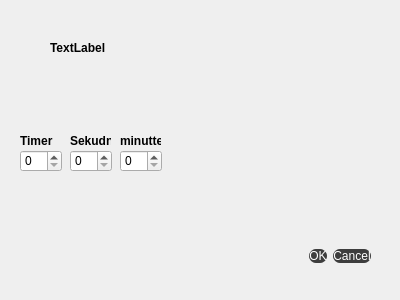
<?xml version="1.0" encoding="UTF-8"?>
<ui version="4.0">
 <class>OpretScenarie</class>
 <widget class="QDialog" name="OpretScenarie">
  <property name="geometry">
   <rect>
    <x>0</x>
    <y>0</y>
    <width>400</width>
    <height>300</height>
   </rect>
  </property>
  <property name="windowTitle">
   <string>Dialog</string>
  </property>
  <property name="styleSheet">
   <string notr="true">QMainWindow{

background-color:#1d1d1d

}
QMenuBar{
background-color: #1d1d1d;
padding:5px;
font: 12pt &quot;MS Shell Dlg 2&quot;;
color:#fff;

}

QMenu{
color: #fff;
padding: 0px;
background-color:#1d1d1d;
}

QMenu::item:selected{
color: black;
background-color:white;
}

QStatusBar{
background-color:#7e3878;
color:#fff;
}

QPushButton{
border-style:solid;
background-color:#3d3d3d;
color:#fff;
border-radius:7px;

}

QLabel{
color: fff;
	font-weight: bold;
font-size: 12 pt;
}</string>
  </property>
  <widget class="QDialogButtonBox" name="buttonBox">
   <property name="geometry">
    <rect>
     <x>30</x>
     <y>240</y>
     <width>341</width>
     <height>32</height>
    </rect>
   </property>
   <property name="orientation">
    <enum>Qt::Horizontal</enum>
   </property>
   <property name="standardButtons">
    <set>QDialogButtonBox::Cancel|QDialogButtonBox::Ok</set>
   </property>
  </widget>
  <widget class="QLabel" name="label">
   <property name="geometry">
    <rect>
     <x>20</x>
     <y>130</y>
     <width>41</width>
     <height>21</height>
    </rect>
   </property>
   <property name="text">
    <string>Timer</string>
   </property>
  </widget>
  <widget class="QLabel" name="label_2">
   <property name="geometry">
    <rect>
     <x>50</x>
     <y>40</y>
     <width>55</width>
     <height>16</height>
    </rect>
   </property>
   <property name="text">
    <string>TextLabel</string>
   </property>
  </widget>
  <widget class="QSpinBox" name="spinBox">
   <property name="geometry">
    <rect>
     <x>20</x>
     <y>150</y>
     <width>42</width>
     <height>22</height>
    </rect>
   </property>
  </widget>
  <widget class="QSpinBox" name="spinBox_2">
   <property name="geometry">
    <rect>
     <x>70</x>
     <y>150</y>
     <width>42</width>
     <height>22</height>
    </rect>
   </property>
  </widget>
  <widget class="QSpinBox" name="spinBox_3">
   <property name="geometry">
    <rect>
     <x>120</x>
     <y>150</y>
     <width>42</width>
     <height>22</height>
    </rect>
   </property>
  </widget>
  <widget class="QLabel" name="label_3">
   <property name="geometry">
    <rect>
     <x>70</x>
     <y>130</y>
     <width>41</width>
     <height>21</height>
    </rect>
   </property>
   <property name="text">
    <string>Sekudner</string>
   </property>
  </widget>
  <widget class="QLabel" name="label_4">
   <property name="geometry">
    <rect>
     <x>120</x>
     <y>130</y>
     <width>41</width>
     <height>21</height>
    </rect>
   </property>
   <property name="text">
    <string>minutter</string>
   </property>
  </widget>
 </widget>
 <resources/>
 <connections>
  <connection>
   <sender>buttonBox</sender>
   <signal>accepted()</signal>
   <receiver>OpretScenarie</receiver>
   <slot>accept()</slot>
   <hints>
    <hint type="sourcelabel">
     <x>248</x>
     <y>254</y>
    </hint>
    <hint type="destinationlabel">
     <x>157</x>
     <y>274</y>
    </hint>
   </hints>
  </connection>
  <connection>
   <sender>buttonBox</sender>
   <signal>rejected()</signal>
   <receiver>OpretScenarie</receiver>
   <slot>reject()</slot>
   <hints>
    <hint type="sourcelabel">
     <x>316</x>
     <y>260</y>
    </hint>
    <hint type="destinationlabel">
     <x>286</x>
     <y>274</y>
    </hint>
   </hints>
  </connection>
 </connections>
</ui>
